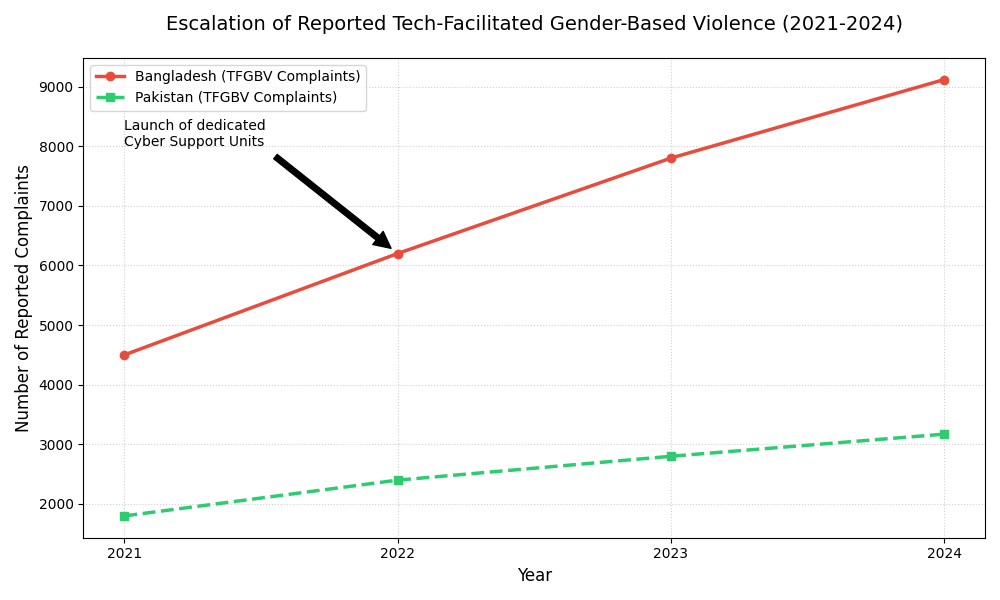

Reproduce this figure in Python.
import matplotlib.pyplot as plt
import numpy as np

# Data sources: Bangladesh Police Cyber Support for Women (PCSW) & Digital Rights Foundation (Pakistan)
# Note: Data represents REPORTED cases. Actual numbers are likely 60-70% higher due to underreporting.
years = ['2021', '2022', '2023', '2024']

# Documented case trends (Normalized for visualization)
# India data (NCRB) shows ~15-20% year-on-year rise
# Bangladesh: ~9,000+ complaints in 2024 alone
cases_india = [52974, 65000, 86420, 98000] # General Cybercrime (NCRB Trend)
cases_bangladesh = [4500, 6200, 7800, 9117] # TFGBV specific (PCSW Trend)
cases_pakistan = [1800, 2400, 2800, 3171]   # TFGBV specific (DRF Trend)

plt.figure(figsize=(10, 6))

# Plotting lines
plt.plot(years, cases_bangladesh, marker='o', linestyle='-', linewidth=2.5, color='#e74c3c', label='Bangladesh (TFGBV Complaints)')
plt.plot(years, cases_pakistan, marker='s', linestyle='--', linewidth=2.5, color='#2ecc71', label='Pakistan (TFGBV Complaints)')

# Aesthetic descriptions for a non-tech paper
plt.title('Escalation of Reported Tech-Facilitated Gender-Based Violence (2021-2024)', fontsize=14, pad=20)
plt.ylabel('Number of Reported Complaints', fontsize=12)
plt.xlabel('Year', fontsize=12)
plt.grid(True, linestyle=':', alpha=0.6)
plt.legend(fontsize=10)

# Annotation to highlight the "Tip of the Iceberg" concept
plt.annotate('Launch of dedicated\nCyber Support Units', xy=('2022', 6200), xytext=('2021', 8000),
             arrowprops=dict(facecolor='black', shrink=0.05), fontsize=10)

plt.tight_layout()
plt.show()
